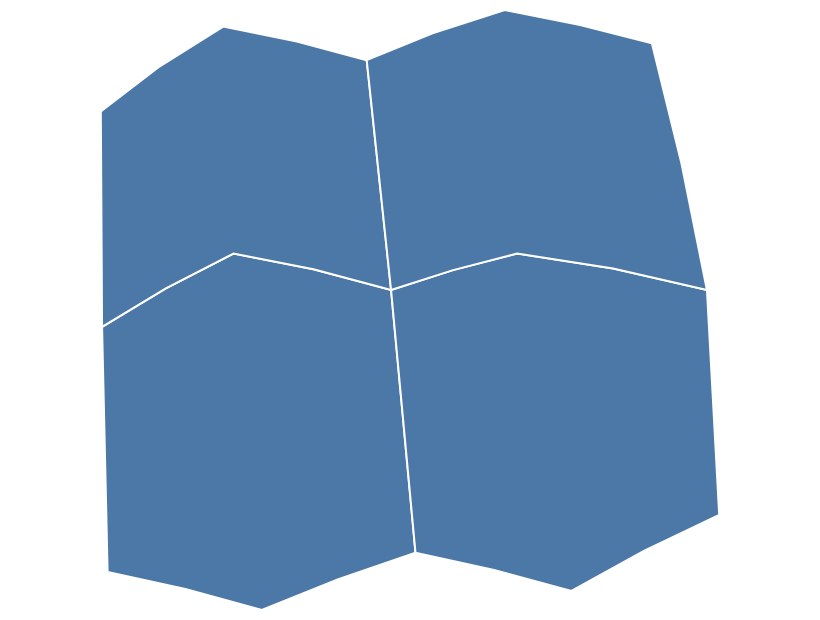

Here is the Vega-Lite specification saved for this chart:
### Vega-Lite specification from a JSON file in a GitHub repository (floating-point values rounded to 4 significant figures)
{"$schema": "https://vega.github.io/schema/vega-lite/v6.json", "padding": 5, "autosize": "none", "width": 400, "height": 300, "data": {"values": {"type": "FeatureCollection", "features": [{"type": "Feature", "properties": {"name": "west", "value": 3, "cat": "a"}, "geometry": {"type": "Polygon", "coordinates": [[[-11, 48], [-2, 52], [9, 50], [10, 36], [0, 33], [-10, 35], [-11, 48]]]}}, {"type": "Feature", "properties": {"name": "east", "value": 5, "cat": "b"}, "geometry": {"type": "Polygon", "coordinates": [[[9, 50], [18, 52], [31, 50], [30, 38], [20, 34], [10, 36], [9, 50]]]}}, {"type": "Feature", "properties": {"name": "north-west", "value": 2, "cat": "a"}, "geometry": {"type": "Polygon", "coordinates": [[[-12, 60], [-3, 65], [8, 63], [9, 50], [-2, 52], [-11, 48], [-12, 60]]]}}, {"type": "Feature", "properties": {"name": "north-east", "value": 8, "cat": "b"}, "geometry": {"type": "Polygon", "coordinates": [[[8, 63], [19, 66], [30, 64], [31, 50], [18, 52], [9, 50], [8, 63]]]}}]}, "format": {"property": "features"}}, "projection": {"type": "naturalEarth1"}, "mark": {"type": "geoshape", "fill": "#4c78a8", "stroke": "white"}}
